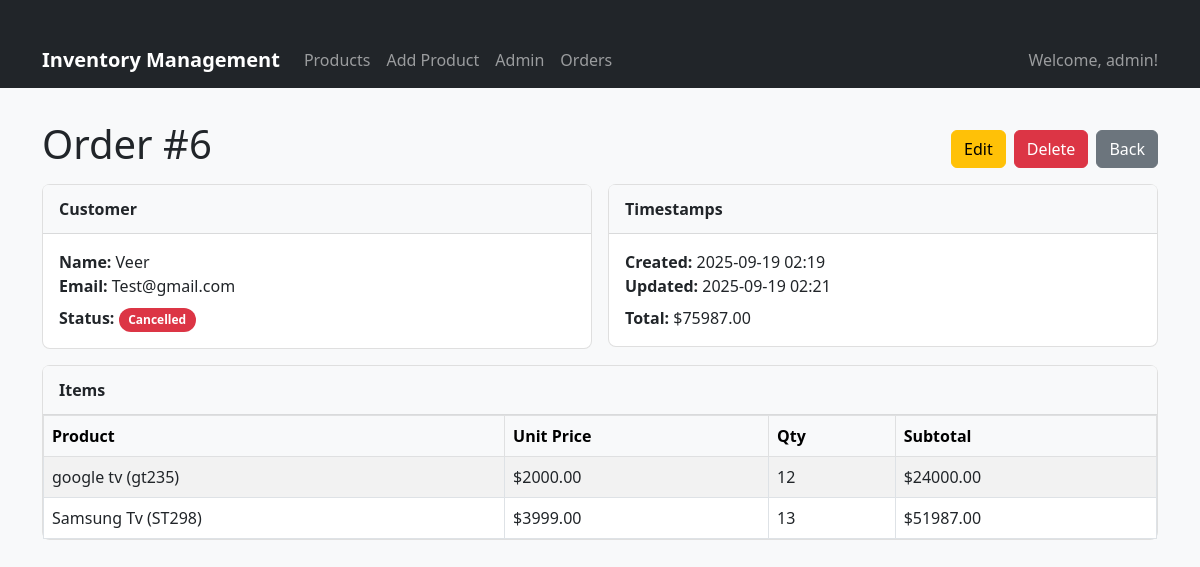
Page /orders/6/ (signed in) on the committed database.
### authentication/models.py (models this page shows, shortened)
class CustomUser(AbstractUser):
    ROLE_CHOICES = [
        ('store_manager', 'Store Manager'),
        ('sales_staff', 'Sales Staff'),
        ('system_admin', 'System Administrator'),
    ]
    role = models.CharField(max_length=20, choices=ROLE_CHOICES, default='sales_staff')
    phone = models.CharField(max_length=15, blank=True, null=True)
    created_at = models.DateTimeField(auto_now_add=True)
    updated_at = models.DateTimeField(auto_now=True)

### orders/models.py (models this page shows, shortened)
class Order(models.Model):
    STATUS_CHOICES = [
        ("DRAFT", "Draft"),
        ("PENDING", "Pending Payment"),
        ("PAID", "Paid"),
        ("FULFILLED", "Fulfilled"),
        ("CANCELLED", "Cancelled"),
    ]
    customer_name = models.CharField(max_length=150)
    customer_email = models.EmailField(blank=True)
    status = models.CharField(max_length=20, choices=STATUS_CHOICES, default="DRAFT")
    created_at = models.DateTimeField(default=timezone.now)
    updated_at = models.DateTimeField(auto_now=True)
    def total(self):
        return sum(item.subtotal() for item in self.items.all())

class OrderItem(models.Model):
    order = models.ForeignKey(Order, on_delete=models.CASCADE, related_name="items")
    product = models.ForeignKey(Product, null=True, blank=True, on_delete=models.SET_NULL, related_name="order_items")
    product_name = models.CharField(max_length=255, blank=True)
    unit_price = models.DecimalField(max_digits=10, decimal_places=2, default=0)
    quantity = models.PositiveIntegerField(default=1)
    def subtotal(self):
        return self.unit_price * self.quantity

### inventory/models.py (models this page shows, shortened)
class Product(models.Model):
    name = models.CharField(max_length=255)
    sku = models.CharField(max_length=100, unique=True)
    price = models.DecimalField(max_digits=10, decimal_places=2)
    cost = models.DecimalField(max_digits=10, decimal_places=2)
    quantity = models.IntegerField()
    min_stock_level = models.IntegerField(default=10)
    description = models.TextField(blank=True)
    is_active = models.BooleanField(default=True)
    created_by = models.ForeignKey(User, on_delete=models.CASCADE)
    category = models.ForeignKey(Category, on_delete=models.SET_NULL, null=True, blank=True, related_name="products")
    created_at = models.DateTimeField(auto_now_add=True)
    updated_at = models.DateTimeField(auto_now=True)
    def __str__(self):
        return f"{self.name} ({self.sku})"

### orders/views.py (the view)
# urls.py: path("<int:pk>/", views.order_detail, name="detail"),
@login_required
def order_detail(request, pk):
    order = get_object_or_404(Order.objects.prefetch_related("items"), pk=pk)
    return render(request, "orders/order_detail.html", {"order": order})

### templates/orders/order_detail.html (shortened to what this page needs)
{% extends "inventory/base.html" %}
{% block content %}
<div class="page-head">
  <h1 class="m-0">Order #{{ order.id }}</h1>
  <div class="d-flex gap-2">
    <a href="{% url 'orders:update' order.pk %}" class="btn btn-warning">Edit</a>
    <a href="{% url 'orders:delete' order.pk %}" class="btn btn-danger">Delete</a>
    <a href="{% url 'orders:list' %}" class="btn btn-secondary">Back</a>
  </div>
</div>
<div class="row g-3 mb-3">
  <div class="col-md-6">
    <div class="card">
      <div class="card-header">Customer</div>
      <div class="card-body">
        <div><strong>Name:</strong> {{ order.customer_name }}</div>
        <div><strong>Email:</strong> {{ order.customer_email|default:"—" }}</div>
        <div class="mt-2">
          <strong>Status:</strong>
          {% if order.status == "DRAFT" %}
            <span class="badge bg-secondary badge-rounded">Draft</span>
          {% elif order.status == "PENDING" %}
            <span class="badge bg-warning text-dark badge-rounded">Pending</span>
          {% elif order.status == "PAID" %}
            <span class="badge bg-success badge-rounded">Paid</span>
          {% elif order.status == "FULFILLED" %}
            <span class="badge bg-info text-dark badge-rounded">Fulfilled</span>
          {% elif order.status == "CANCELLED" %}
            <span class="badge bg-danger badge-rounded">Cancelled</span>
          {% else %}
            <span class="badge bg-light text-dark badge-rounded">{{ order.get_status_display }}</span>
          {% endif %}
        </div>
      </div>
    </div>
  </div>
  <div class="col-md-6">
    <div class="card">
      <div class="card-header">Timestamps</div>
      <div class="card-body">
        <div><strong>Created:</strong> {{ order.created_at|date:"Y-m-d H:i" }}</div>
        <div><strong>Updated:</strong> {{ order.updated_at|date:"Y-m-d H:i" }}</div>
        <div class="mt-2"><strong>Total:</strong>
          {% with t=order.total %}
            {% if t %}${{ t }}{% else %}—{% endif %}
          {% endwith %}
        </div>
      </div>
    </div>
  </div>
</div>
<div class="card">
  <div class="card-header">Items</div>
  <div class="card-body p-0">
    <table class="table table-striped table-bordered align-middle m-0">
      <thead class="table-light">
        <tr>
          <th>Product</th>
          <th>Unit Price</th>
          <th>Qty</th>
          <th>Subtotal</th>
        </tr>
      </thead>
      <tbody>
        {% for it in order.items.all %}
        <tr>
          <td>{{ it.product }}</td>
          <td>${{ it.unit_price }}</td>
          <td>{{ it.quantity }}</td>
          <td>${{ it.subtotal }}</td>
        </tr>
        {% empty %}
        <tr><td colspan="4" class="text-center">No items in this order.</td></tr>
        {% endfor %}
      </tbody>
    </table>
  </div>
</div>
{% endblock %}

### inventory/templates/inventory/base.html (shortened to what this page needs)
<!DOCTYPE html>
<html lang="en">
  <head>
    <link
      href="https://cdn.jsdelivr.net/npm/bootstrap@5.3.0/dist/css/bootstrap.min.css"
      rel="stylesheet"
    />
  </head>
  <body>
    <nav class="navbar navbar-expand-lg navbar-dark bg-dark">
      <div class="container">
        <a class="navbar-brand" href="{% url 'inventory:product_list' %}"
          >Inventory Management</a
        >
        <div class="collapse navbar-collapse" id="navbarNav">
          <ul class="navbar-nav me-auto">
            <li class="nav-item">
              <a class="nav-link" href="{% url 'inventory:product_list' %}"
                >Products</a
              >
            </li>
            <li class="nav-item">
              <a class="nav-link" href="{% url 'inventory:product_create' %}"
                >Add Product</a
              >
            </li>
            <li class="nav-item">
              <a class="nav-link" href="/admin/">Admin</a>
            </li>
            <li class="nav-item">
              <a class="nav-link" href="{% url 'orders:list' %}">Orders</a>
            </li>
          </ul>
          <ul class="navbar-nav">
            {% if user.is_authenticated %}
            <li class="nav-item">
              <span class="navbar-text">Welcome, {{ user.username }}!</span>
            </li>
            {% else %}
            <li class="nav-item">
              <a class="nav-link" href="/admin/">Login</a>
            </li>
            {% endif %}
          </ul>
        </div>
      </div>
    </nav>
    <div class="container">
       {% block content %} {% endblock %}
    </div>
  </body>
</html>

### inventory/templates/inventory/base.html (style rules this page uses)
body { background-color: #f8f9fa; }
.navbar-brand { font-weight: bold; }
.container { margin-top: 2rem; }

### templates/orders/order_detail.html (style rules this page uses)
.page-head { display:flex; align-items:end; justify-content:space-between; gap:12px; margin-bottom:1rem; }
.card { border: 1px solid rgba(0,0,0,.125); border-radius: .5rem; }
.card-header { padding: .75rem 1rem; border-bottom: 1px solid rgba(0,0,0,.125); background: #f8f9fa; font-weight: 600; }
.card-body { padding: 1rem; }
.badge-rounded { border-radius: 999px; padding: .35rem .6rem; font-weight: 600; }

### rows in the picture
CustomUser: username "admin"
Order: id "6", customer_name "Veer", customer_email "Test@gmail.com", created_at "2025-09-19 02:19", updated_at "2025-09-19 02:21"
OrderItem: product "google tv (gt235)", unit_price "2000.00", quantity "12", subtotal "24000.00"
OrderItem: product "Samsung Tv (ST298)", unit_price "3999.00", quantity "13", subtotal "51987.00"

### other values in the picture
{{ t }} "75987.00"
